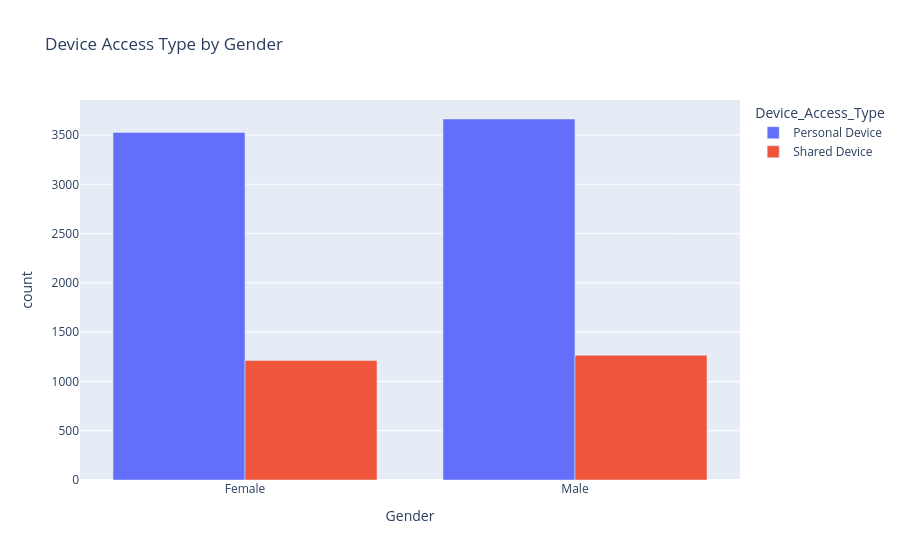

The code cell stored with this chart in its notebook:
### Markdown cell above
**Device Usage Distribution**

### Code cell
device_access_gender = (
    df.groupby(['Gender', 'Device_Access_Type'])
      .size()
      .reset_index(name='count')
)

fig = px.bar(
    device_access_gender,
    x='Gender',
    y='count',
    color='Device_Access_Type',
    barmode='group',
    title='Device Access Type by Gender'
)

fig.show()

### Figure 1 — Plotly figure (JSON) as saved in the notebook; plotly's stock layout.template omitted (floating-point values rounded to 4 significant figures)
{"data": [{"alignmentgroup": "True", "hovertemplate": "Device_Access_Type=Personal Device<br>Gender=%{x}<br>count=%{y}<extra></extra>", "legendgroup": "Personal Device", "marker": {"color": "#636efa", "pattern": {"shape": ""}}, "name": "Personal Device", "offsetgroup": "Personal Device", "orientation": "v", "showlegend": true, "textposition": "auto", "type": "bar", "x": ["Female", "Male"], "xaxis": "x", "y": [3527, 3663], "yaxis": "y"}, {"alignmentgroup": "True", "hovertemplate": "Device_Access_Type=Shared Device<br>Gender=%{x}<br>count=%{y}<extra></extra>", "legendgroup": "Shared Device", "marker": {"color": "#EF553B", "pattern": {"shape": ""}}, "name": "Shared Device", "offsetgroup": "Shared Device", "orientation": "v", "showlegend": true, "textposition": "auto", "type": "bar", "x": ["Female", "Male"], "xaxis": "x", "y": [1213, 1265], "yaxis": "y"}], "layout": {"autosize": true, "barmode": "group", "legend": {"title": {"text": "Device_Access_Type"}, "tracegroupgap": 0}, "title": {"text": "Device Access Type by Gender"}, "xaxis": {"anchor": "y", "autorange": true, "domain": [0, 1], "range": [-0.5, 1.5], "title": {"text": "Gender"}, "type": "category"}, "yaxis": {"anchor": "x", "autorange": true, "domain": [0, 1], "range": [0, 3856.0], "title": {"text": "count"}, "type": "linear"}}}
